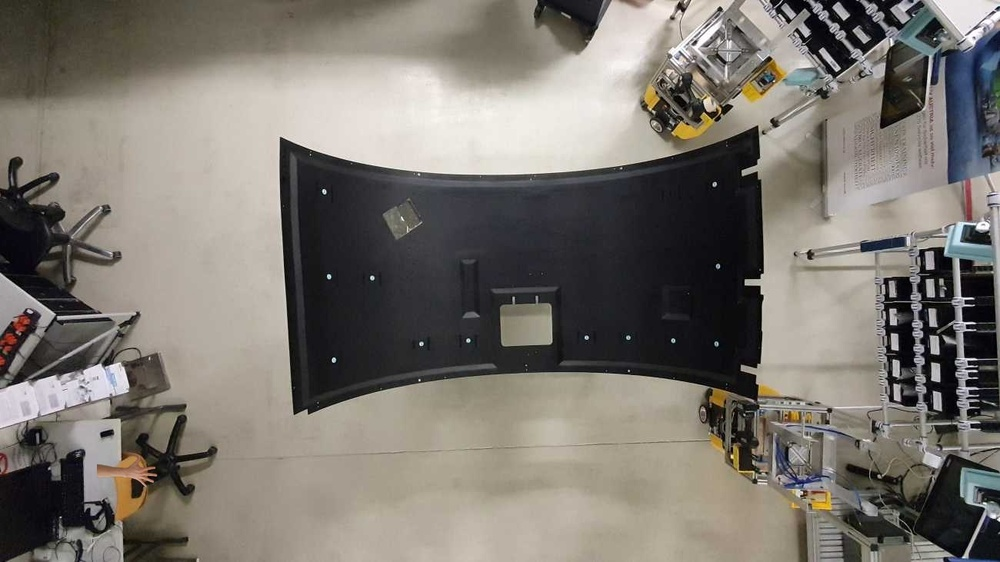
#> input picture 0_0_92_26.jpg, 1000 x 562 px, shrunk from 1300 x 731 before the run
$ python -i bounding.py   (imports and definitions only)
#> lines starting #> are read from the running program, lines starting #| are printed output that depends on the picture; after the words box and inside, x2 and y2 are one past the last pixel; in counts of white or black regions, pixels touching at a corner belong together
#> further down, picture is the input picture: shape (562, 1000, 3); mean B, G, R 111.4, 118.2, 123.1
"""
Script to find the center (x,y) and radius values from a bounding box

The function find_boundaries can be used to search for the circle bounding
box with the smallest enclosing circle. It then returns the center and radius
of it.

Functions in this module:
    *find_bounding - finds the smallest bounding box with center and radius
"""

import cv2


def find_bounding(img):
    """
    Finds the smallest circle bounding box of a picture

    :param img: picture for searching the bounding box
    :return: bounding box center (x,y) and radius
    """
    # Finding the contour of the object
    gray_img = cv2.cvtColor(img, cv2.COLOR_BGRA2GRAY)
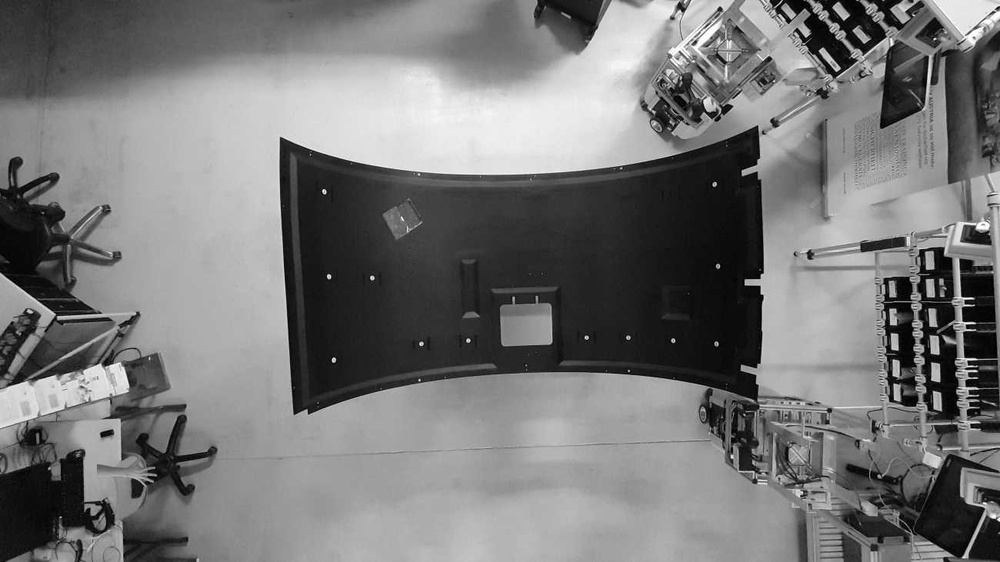
#> gray_img: shape (562, 1000); min 0, max 255, mean 118.9
    ret, thresh = cv2.threshold(gray_img, 127, 255, 0)
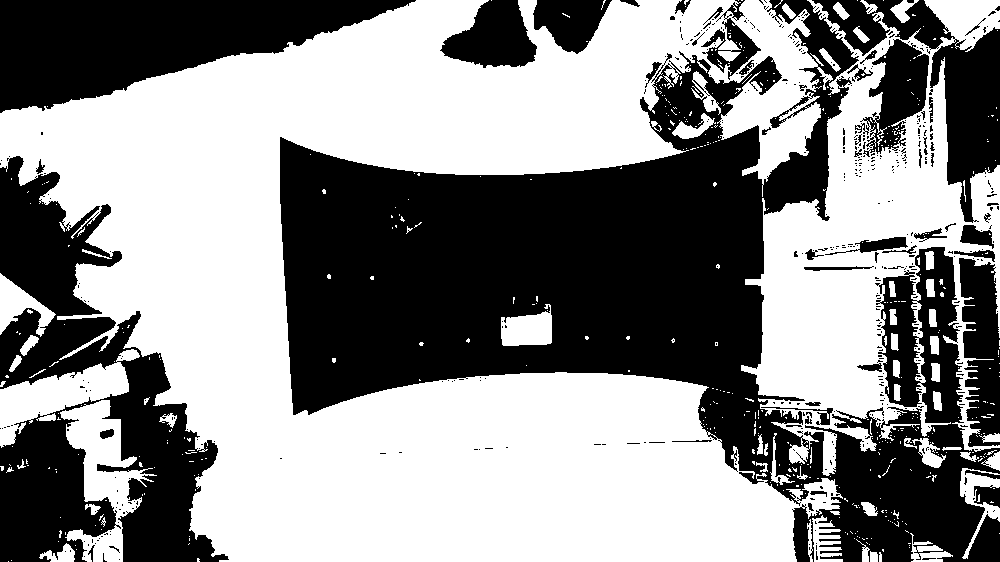
#> thresh: shape (562, 1000); 54.6% white; 485 black regions (430 under 20 px)
    contours, hierarchy = cv2.findContours(thresh, cv2.RETR_EXTERNAL,
                                           cv2.CHAIN_APPROX_SIMPLE)
#> contours = 436 contours, 391 with area under 20; largest, box (x1, y1, x2, y2) and area: (0, 0, 843, 562) 230226, (741, 0, 1000, 476) 61754, (60, 400, 157, 562) 5776, (0, 349, 140, 448) 4804, (501, 304, 552, 346) 1442
    cnt = contours[0]
#> cnt = [[8, 561]]

    # Finding bounding rectangle
    rect_x, rect_y, rect_w, rect_h = cv2.boundingRect(cnt)
#> rect_x = 8; rect_y = 561; rect_w = 1; rect_h = 1
    cv2.rectangle(img, (rect_x, rect_y), (rect_x + rect_w, rect_y + rect_h),
                  (0, 255, 0), 2)
#> img: shape (562, 1000, 3); under 0.01% of pixels changed, all inside (x1, y1, x2, y2) = (7, 560, 11, 562)
    rect = cv2.minAreaRect(cnt)
#> rect = ((8, 561), (0, 0), -90)
    box = cv2.boxPoints(rect)
#> box = [[8, 561], [8, 561], [8, 561], [8, 561]]
    cv2.drawContours(img, [box], 0, (0, 0, 255), 2)
#> img: shape (562, 1000, 3); mean B, G, R 111.4, 118.2, 123.1

    # Finding bounding circle
    ((circle_x, circle_y), radius) = cv2.minEnclosingCircle(cnt)
#> circle_x = 8; circle_y = 561; radius = 0.0001
    cv2.circle(img, (int(circle_x), int(circle_y)), int(radius),
               (0, 255, 255), 2)
#> img: shape (562, 1000, 3); mean B, G, R 111.4, 118.2, 123.1


def draw_bounding(img, r, x, y, scale, x_offset, y_offset):
    radius = int(scale * r)
    x_center = int(x)
    y_center = int(y)

    x_rect1 = x_offset + x_center - radius
    y_rect1 = y_offset + y_center - radius
    x_rect2 = x_offset + x_center + radius
    y_rect2 = y_offset + y_center + radius

    x_img = x_offset + x_center
    y_img = y_offset + y_center

    print(radius, x_center, y_center, x_rect1, y_rect1)
    cv2.circle(img, (x_img, y_img), 3, (0, 255, 0), 3)
    cv2.rectangle(img, (x_rect1, y_rect1), (x_rect2, y_rect2), (255, 0, 0), 1)

>>> import cv2
>>> picture = cv2.imread('0_0_92_26.jpg')
>>> result = find_bounding(picture)
